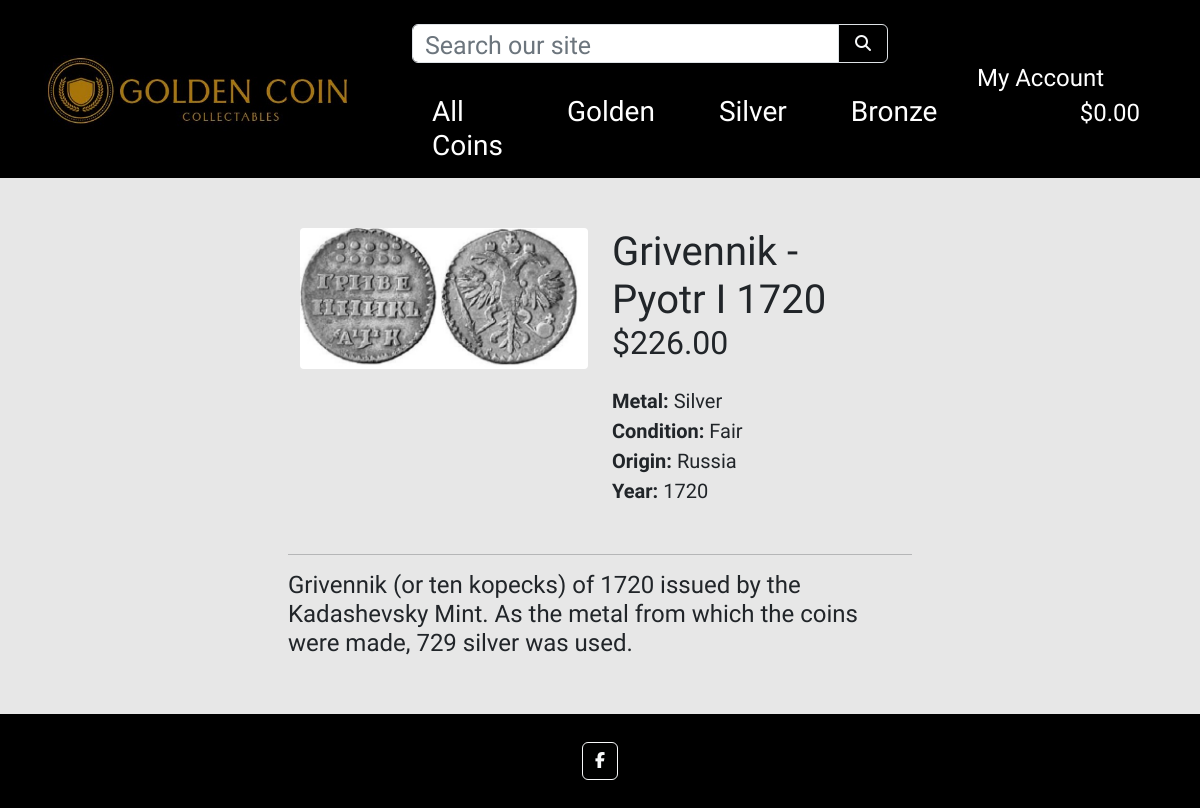
Before: /coins/27/ with the older database file.
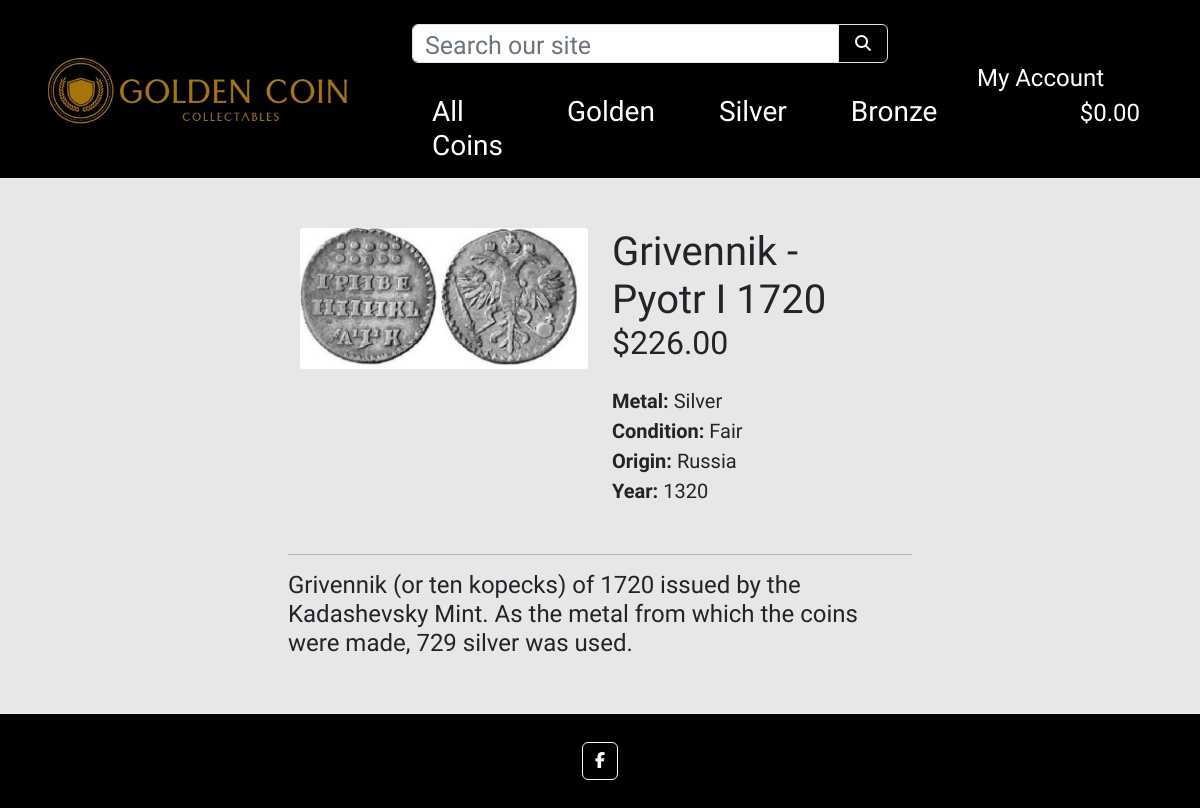
After: the same page with the newer database file.
### coins/models.py (models this page shows, shortened)
class Coins(models.Model):
    metal = models.ForeignKey('Metal', null=True, blank=True, on_delete=models.SET_NULL)
    sku = models.CharField(max_length=254, null=True, blank=True)
    name = models.CharField(max_length=254)
    description = models.TextField()
    price = models.DecimalField(max_digits=6, decimal_places=2)
    origin = models.CharField(max_length=254)
    year = models.CharField(max_length=20)
    condition = models.CharField(max_length=20, choices=CONDITION_CHOICES, default=None)
    era = models.CharField(max_length=20, choices=ERA_CHOICES, default=None)
    image_url = models.URLField(max_length=1024, null=True, blank=True)
    image = models.ImageField(null=True, blank=True)
    class Meta:
        verbose_name_plural = 'Coins'

class Metal(models.Model):
    name = models.CharField(max_length=254)
    friendly_name = models.CharField(max_length=254, null=True, blank=True)
    def __str__(self):
        return self.name
    class Meta:
        verbose_name_plural = 'Metals'

### coins/views.py (the view)
# urls.py: path('<int:coins_id>/', views.coins_detail, name='coins_detail'),
def coins_detail(request, coins_id):
    coins = get_object_or_404(Coins, pk=coins_id)
    context = {
        'coins': coins,
    }
    return render(request, 'coins/coins_detail.html', context)

### coins/templates/coins/coins_detail.html
{% extends "base.html" %}
{% load static %}
{% block content %}
    <div class="overlay"></div>
    <div class="container-fluid offset">
        <div class="row">
            <div class="col-12 col-md-6 col-lg-4 offset-lg-2">
                <div class="image-container my-5">
                    {% if coins.image %}
                        <a href="{{ coins.image.url }}" target="_blank">
                            <img class="card-img-top rounded-1 img-fluid" src="{{ coins.image.url }}" alt="{{ coins.name }}">
                        </a>
                        {% else %}
                        <a href="">
                            <img class="card-img-top img-fluid" src="{{ MEDIA_URL }}noimage.png" alt="{{ coins.name }}">
                        </a>
                    {% endif %}
                </div>
            </div>
            <div class="col-12 col-md-6 col-lg-4">
                <div class="product-details-container mb-5 mt-md-5">
                    <p class="mb-0 h1">{{ coins.name }}</p>
                    <p class="h2 mb-0 text-left font-weight-bold mb-4">${{ coins.price }}</p>
                    <p class="lead mb-0 text-capitalize"><span class="fw-bold">Metal:</span> {{ coins.metal }}</p>
                    <p class="lead mb-0 text-capitalize"><span class="fw-bold">Condition:</span> {{ coins.condition }}</p>
                    <p class="lead mb-0"><span class="fw-bold">Origin:</span> {{ coins.origin }}</p>
                    <p class="lead mb-0"><span class="fw-bold">Year:</span> {{ coins.year }}</p>
                </div>
            </div>
        </div>
    </div>
    <div class="col-12 col-md-8 mx-auto">
        <hr class="w-100 m-auto mb-3">
        <p class="mt-3 h4">{{ coins.description }}</p>
    </div>
{% endblock %}

### templates/base.html (shortened to what this page needs)
{% load static %}
    <!doctype html>
    <html lang="en">
        <head>
            {% block corecss %}
                <link href="https://cdn.jsdelivr.net/npm/bootstrap@5.2.2/dist/css/bootstrap.min.css" rel="stylesheet">
                <link rel="stylesheet" href="{% static 'css/base.css' %}">
            {% endblock %}
        </head>
        <body>
            <header class="container-fluid fixed-top">
                <div id="topnav" class="row bg-black pt-lg-2 d-none d-lg-flex">
                    <div class="col-12 col-lg-4 my-auto">
                        <a href="{% url 'home' %}" class="nav-link main-logo-link"><img class='img-fluid' src="/media/logo7.jpg" alt ='Logo Pic' id="navbar-logo"></a>
                    </div>
                    <div class="col-12 col-lg-5 my-auto mt-3">
                        <form method="GET" action="{% url 'coins' %}">
                            <div class="input-group w-100">
                                <input class="form-control border border-black rounded-start" type="text" name="q" placeholder="Search our site">
                                <div class="input-group-append rounded-1">
                                    <button class="form-control btn btn-black border border-black rounded-0 rounded-end" type="submit">
                                        <span class="icon text-light">
                                            <i class="fas fa-search"></i>
                                        </span>
                                    </button>
                                </div>
                            </div>
                        </form>
                        <div class="row bg-white mt-2 h3">
                            <nav class="navbar navbar-expand-lg navbar-light w-100 bg-black p-0">
                                {% include 'includes/main-nav.html' %}
                            </nav>
                        </div>
                    </div>
                    <div class="col-12 col-lg-3 my-auto h4">
                        <div class="dropdown text-lg-end me-5">
                            <button class="btn btn-secondary bg-black border-0 me-4 align-baseline" type="button" id="dropdownMenuButton1" data-bs-toggle="dropdown" aria-expanded="false">
                                <p class="h4 mb-0">My Account</p>
                            </button>
                            <li class="list-inline-item">
                                <a class="{% if grand_total %}text-info font-weight-bold{% else %}text-black{% endif %} nav-link" href="">
                                    <div class="text-center align-baseline">
                                        <p class="my-0 text-white">
                                            {% if grand_total %}
                                                ${{ grand_total|floatformat:2 }}
                                            {% else %}
                                                $0.00
                                            {% endif %}
                                        </p>
                                    </div>
                                </a>
                            </li>
                        </div>
                    </div>
                </div>
            </header>
            <main class="container">
            {% block content %}
            {% endblock %}
            </main>
            <footer class="footer text-center text-white mt-5" style="background-color: #000000;">
                <div class="container p-4 pb-0">
                    <section class="mb-4">
                        <a class="btn btn-outline-light btn-floating m-1" href="https://facebook.com" target="_blank" role="button"
                        ><i class="fab fa-facebook-f"></i
                        ></a>
                    </section>
                </div>
            </footer>
        </body>
    </html>

### templates/includes/main-nav.html (shortened to what this page needs)
<div class="collapse navbar-collapse mt-3" id="main-nav">
    <ul class="navbar-nav w-auto mx-auto">
        <li class="nav-item dropdown">
            <a class="logo-font font-weight-bold nav-link text-white me-5" href="#" id="all-coins-link" data-bs-toggle="dropdown" aria-haspopup="true" aria-expanded="false">
                All Coins
            </a>
        </li>
        <li class="nav-item dropdown">
            <a class="logo-font font-weight-bold nav-link text-black text-white me-5" href="#" id="golden-link" data-bs-toggle="dropdown" aria-haspopup="true" aria-expanded="false">
                Golden
            </a>
        </li>
        <li class="nav-item dropdown">
            <a class="logo-font font-weight-bold nav-link text-black text-white me-5" href="#" id="silver-link" data-bs-toggle="dropdown" aria-haspopup="true" aria-expanded="false">
                Silver
            </a>
        </li>
        <li class="nav-item dropdown">
            <a class="logo-font font-weight-bold nav-link text-black text-white me-5" href="#" id="bronze-link" data-bs-toggle="dropdown" aria-haspopup="true" aria-expanded="false">
                Bronze
            </a>
        </li>
    </ul>
</div>

### static/css/base.css (style rules this page uses)
html { height: 100%; }
body { display: flex; min-height: 100vh; flex-direction: column; background-color: rgb(231, 231, 231); height: calc(100vh - 164px); font-family: 'Tenali Ramakrishna'; }
input::placeholder { transform: translateY(5px); font-size: 25px; }
main { flex: 1 0 auto; }
.overlay { height: 100%; width: 100%; top: 0; left: 0; position: fixed; background: rgb(231, 231, 231); z-index: -1; }
.offset { margin-top: 180px; }
.icon { align-items: center; display: inline-flex; justify-content: center; height: 1.5rem; width: 1.5rem; }
@media (min-width: 1200px) { .container { max-width: 80%; } }

Changed rows visible on the page:
changed Coins "Grivennik - Pyotr I 1720": year "1720" → "1320"
